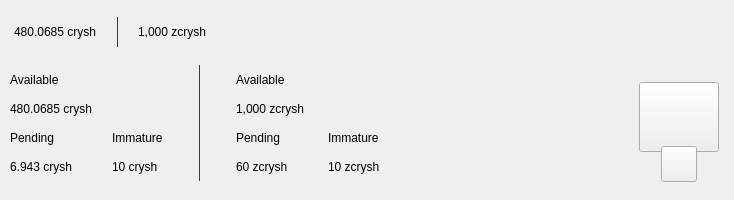
<?xml version="1.0" encoding="UTF-8"?>
<ui version="4.0">
 <class>TopBar</class>
 <widget class="QWidget" name="TopBar">
  <property name="geometry">
   <rect>
    <x>0</x>
    <y>0</y>
    <width>734</width>
    <height>200</height>
   </rect>
  </property>
  <property name="minimumSize">
   <size>
    <width>0</width>
    <height>200</height>
   </size>
  </property>
  <property name="maximumSize">
   <size>
    <width>16777215</width>
    <height>200</height>
   </size>
  </property>
  <property name="windowTitle">
   <string>Form</string>
  </property>
  <layout class="QVBoxLayout" name="verticalLayout_10" stretch="0">
   <property name="spacing">
    <number>0</number>
   </property>
   <property name="leftMargin">
    <number>0</number>
   </property>
   <property name="topMargin">
    <number>0</number>
   </property>
   <property name="rightMargin">
    <number>0</number>
   </property>
   <property name="bottomMargin">
    <number>0</number>
   </property>
   <item>
    <widget class="PFBorderImage" name="containerTop" native="true">
     <layout class="QVBoxLayout" name="verticalLayout_11">
      <property name="spacing">
       <number>0</number>
      </property>
      <property name="leftMargin">
       <number>0</number>
      </property>
      <property name="topMargin">
       <number>0</number>
      </property>
      <property name="rightMargin">
       <number>0</number>
      </property>
      <property name="bottomMargin">
       <number>0</number>
      </property>
      <item>
       <widget class="QWidget" name="top_container_2" native="true">
        <property name="minimumSize">
         <size>
          <width>0</width>
          <height>65</height>
         </size>
        </property>
        <layout class="QHBoxLayout" name="top_container">
         <property name="spacing">
          <number>0</number>
         </property>
         <property name="leftMargin">
          <number>14</number>
         </property>
         <property name="topMargin">
          <number>0</number>
         </property>
         <property name="rightMargin">
          <number>14</number>
         </property>
         <property name="bottomMargin">
          <number>0</number>
         </property>
         <item alignment="Qt::AlignVCenter">
          <widget class="QWidget" name="widgetTopAmount" native="true">
           <property name="sizePolicy">
            <sizepolicy hsizetype="Preferred" vsizetype="Maximum">
             <horstretch>0</horstretch>
             <verstretch>0</verstretch>
            </sizepolicy>
           </property>
           <layout class="QHBoxLayout" name="horizontalLayout_5">
            <property name="spacing">
             <number>0</number>
            </property>
            <property name="leftMargin">
             <number>0</number>
            </property>
            <property name="topMargin">
             <number>0</number>
            </property>
            <property name="rightMargin">
             <number>0</number>
            </property>
            <property name="bottomMargin">
             <number>0</number>
            </property>
            <item alignment="Qt::AlignTop">
             <widget class="QLabel" name="labelAmountTopcrysh">
              <property name="minimumSize">
               <size>
                <width>0</width>
                <height>36</height>
               </size>
              </property>
              <property name="styleSheet">
               <string notr="true">padding:0px;margin:0px;</string>
              </property>
              <property name="text">
               <string>480.0685 crysh</string>
              </property>
             </widget>
            </item>
            <item>
             <spacer name="horizontalSpacer_11">
              <property name="orientation">
               <enum>Qt::Horizontal</enum>
              </property>
              <property name="sizeType">
               <enum>QSizePolicy::Fixed</enum>
              </property>
              <property name="sizeHint" stdset="0">
               <size>
                <width>20</width>
                <height>20</height>
               </size>
              </property>
             </spacer>
            </item>
            <item alignment="Qt::AlignVCenter">
             <widget class="QLabel" name="label_16">
              <property name="minimumSize">
               <size>
                <width>1</width>
                <height>30</height>
               </size>
              </property>
              <property name="maximumSize">
               <size>
                <width>1</width>
                <height>30</height>
               </size>
              </property>
              <property name="styleSheet">
               <string notr="true">background-color:#b90010;
padding:0px;
border:none;</string>
              </property>
              <property name="text">
               <string/>
              </property>
             </widget>
            </item>
            <item>
             <spacer name="horizontalSpacer_12">
              <property name="orientation">
               <enum>Qt::Horizontal</enum>
              </property>
              <property name="sizeType">
               <enum>QSizePolicy::Fixed</enum>
              </property>
              <property name="sizeHint" stdset="0">
               <size>
                <width>20</width>
                <height>20</height>
               </size>
              </property>
             </spacer>
            </item>
            <item alignment="Qt::AlignTop">
             <widget class="QLabel" name="labelAmountTopzcrysh">
              <property name="minimumSize">
               <size>
                <width>0</width>
                <height>36</height>
               </size>
              </property>
              <property name="text">
               <string>1,000 zcrysh</string>
              </property>
             </widget>
            </item>
           </layout>
          </widget>
         </item>
         <item>
          <spacer name="horizontalSpacer">
           <property name="orientation">
            <enum>Qt::Horizontal</enum>
           </property>
           <property name="sizeHint" stdset="0">
            <size>
             <width>40</width>
             <height>20</height>
            </size>
           </property>
          </spacer>
         </item>
         <item>
          <layout class="QHBoxLayout" name="horizontalLayout_4">
           <property name="spacing">
            <number>12</number>
           </property>
           <property name="rightMargin">
            <number>0</number>
           </property>
           <item alignment="Qt::AlignRight">
            <widget class="QWidget" name="layoutSync" native="true">
             <property name="minimumSize">
              <size>
               <width>0</width>
               <height>36</height>
              </size>
             </property>
             <property name="maximumSize">
              <size>
               <width>16777215</width>
               <height>36</height>
              </size>
             </property>
             <layout class="QVBoxLayout" name="verticalLayout_9">
              <property name="leftMargin">
               <number>0</number>
              </property>
              <property name="topMargin">
               <number>0</number>
              </property>
              <property name="rightMargin">
               <number>0</number>
              </property>
              <property name="bottomMargin">
               <number>0</number>
              </property>
              <item>
               <widget class="ExpandableButton" name="pushButtonSync" native="true">
                <property name="minimumSize">
                 <size>
                  <width>36</width>
                  <height>36</height>
                 </size>
                </property>
                <property name="maximumSize">
                 <size>
                  <width>16777215</width>
                  <height>36</height>
                 </size>
                </property>
               </widget>
              </item>
             </layout>
            </widget>
           </item>
           <item>
            <widget class="ExpandableButton" name="pushButtonMint" native="true">
             <property name="minimumSize">
              <size>
               <width>36</width>
               <height>36</height>
              </size>
             </property>
            </widget>
           </item>
           <item>
            <widget class="ExpandableButton" name="pushButtonStack" native="true">
             <property name="minimumSize">
              <size>
               <width>36</width>
               <height>36</height>
              </size>
             </property>
            </widget>
           </item>
           <item>
            <widget class="ExpandableButton" name="pushButtonColdStaking" native="true">
             <property name="minimumSize">
              <size>
               <width>36</width>
               <height>36</height>
              </size>
             </property>
            </widget>
           </item>
           <item>
            <widget class="ExpandableButton" name="pushButtonConnection" native="true">
             <property name="minimumSize">
              <size>
               <width>36</width>
               <height>36</height>
              </size>
             </property>
            </widget>
           </item>
           <item>
            <widget class="ExpandableButton" name="pushButtonLock" native="true">
             <property name="sizePolicy">
              <sizepolicy hsizetype="Expanding" vsizetype="Expanding">
               <horstretch>0</horstretch>
               <verstretch>0</verstretch>
              </sizepolicy>
             </property>
             <property name="minimumSize">
              <size>
               <width>36</width>
               <height>0</height>
              </size>
             </property>
            </widget>
           </item>
           <item>
            <widget class="ExpandableButton" name="pushButtonTheme" native="true">
             <property name="minimumSize">
              <size>
               <width>36</width>
               <height>36</height>
              </size>
             </property>
             <property name="maximumSize">
              <size>
               <width>16777215</width>
               <height>36</height>
              </size>
             </property>
            </widget>
           </item>
           <item>
            <widget class="ExpandableButton" name="pushButtonFAQ" native="true">
             <property name="minimumSize">
              <size>
               <width>36</width>
               <height>36</height>
              </size>
             </property>
            </widget>
           </item>
          </layout>
         </item>
        </layout>
       </widget>
      </item>
      <item>
       <widget class="QWidget" name="bottom_container" native="true">
        <property name="minimumSize">
         <size>
          <width>0</width>
          <height>135</height>
         </size>
        </property>
        <layout class="QHBoxLayout" name="botton_container">
         <property name="leftMargin">
          <number>10</number>
         </property>
         <property name="topMargin">
          <number>0</number>
         </property>
         <property name="rightMargin">
          <number>10</number>
         </property>
         <property name="bottomMargin">
          <number>10</number>
         </property>
         <item>
          <layout class="QHBoxLayout" name="horizontalLayout_3">
           <property name="bottomMargin">
            <number>9</number>
           </property>
           <item>
            <layout class="QVBoxLayout" name="verticalLayout_7">
             <property name="spacing">
              <number>0</number>
             </property>
             <property name="leftMargin">
              <number>0</number>
             </property>
             <property name="rightMargin">
              <number>30</number>
             </property>
             <item>
              <layout class="QVBoxLayout" name="verticalLayout_2">
               <item>
                <widget class="QLabel" name="labelTitle1">
                 <property name="text">
                  <string>Available</string>
                 </property>
                </widget>
               </item>
               <item>
                <widget class="QLabel" name="labelAmountcrysh">
                 <property name="text">
                  <string>480.0685 crysh</string>
                 </property>
                </widget>
               </item>
              </layout>
             </item>
             <item>
              <layout class="QHBoxLayout" name="horizontalLayout_2">
               <property name="spacing">
                <number>0</number>
               </property>
               <item>
                <layout class="QVBoxLayout" name="verticalLayout_3">
                 <item>
                  <widget class="QLabel" name="labelTitle3">
                   <property name="text">
                    <string>Pending</string>
                   </property>
                  </widget>
                 </item>
                 <item>
                  <widget class="QLabel" name="labelPendingcrysh">
                   <property name="text">
                    <string>6.943 crysh</string>
                   </property>
                  </widget>
                 </item>
                </layout>
               </item>
               <item>
                <spacer name="horizontalSpacer_3">
                 <property name="orientation">
                  <enum>Qt::Horizontal</enum>
                 </property>
                 <property name="sizeType">
                  <enum>QSizePolicy::Fixed</enum>
                 </property>
                 <property name="sizeHint" stdset="0">
                  <size>
                   <width>40</width>
                   <height>20</height>
                  </size>
                 </property>
                </spacer>
               </item>
               <item>
                <layout class="QVBoxLayout" name="verticalLayout_4">
                 <item>
                  <widget class="QLabel" name="labelTitle4">
                   <property name="text">
                    <string>Immature</string>
                   </property>
                  </widget>
                 </item>
                 <item>
                  <widget class="QLabel" name="labelImmaturecrysh">
                   <property name="text">
                    <string>10 crysh</string>
                   </property>
                  </widget>
                 </item>
                </layout>
               </item>
              </layout>
             </item>
            </layout>
           </item>
           <item>
            <widget class="QLabel" name="label_9">
             <property name="minimumSize">
              <size>
               <width>1</width>
               <height>100</height>
              </size>
             </property>
             <property name="maximumSize">
              <size>
               <width>1</width>
               <height>16777215</height>
              </size>
             </property>
             <property name="styleSheet">
              <string notr="true">background-color:#b90010;
padding:0px;
border:none;</string>
             </property>
             <property name="text">
              <string/>
             </property>
            </widget>
           </item>
           <item>
            <layout class="QVBoxLayout" name="verticalLayout_8">
             <property name="spacing">
              <number>0</number>
             </property>
             <property name="leftMargin">
              <number>30</number>
             </property>
             <item>
              <layout class="QVBoxLayout" name="verticalLayout">
               <item>
                <widget class="QLabel" name="labelTitle2">
                 <property name="text">
                  <string>Available</string>
                 </property>
                </widget>
               </item>
               <item>
                <widget class="QLabel" name="labelAmountzcrysh">
                 <property name="text">
                  <string>1,000 zcrysh</string>
                 </property>
                </widget>
               </item>
              </layout>
             </item>
             <item>
              <layout class="QHBoxLayout" name="horizontalLayout">
               <property name="spacing">
                <number>0</number>
               </property>
               <item>
                <layout class="QVBoxLayout" name="verticalLayout_5">
                 <item>
                  <widget class="QLabel" name="labelTitle5">
                   <property name="text">
                    <string>Pending</string>
                   </property>
                  </widget>
                 </item>
                 <item>
                  <widget class="QLabel" name="labelPendingzcrysh">
                   <property name="text">
                    <string>60 zcrysh</string>
                   </property>
                  </widget>
                 </item>
                </layout>
               </item>
               <item>
                <spacer name="horizontalSpacer_4">
                 <property name="orientation">
                  <enum>Qt::Horizontal</enum>
                 </property>
                 <property name="sizeType">
                  <enum>QSizePolicy::Fixed</enum>
                 </property>
                 <property name="sizeHint" stdset="0">
                  <size>
                   <width>40</width>
                   <height>20</height>
                  </size>
                 </property>
                </spacer>
               </item>
               <item>
                <layout class="QVBoxLayout" name="verticalLayout_6">
                 <item>
                  <widget class="QLabel" name="labelTitle6">
                   <property name="text">
                    <string>Immature</string>
                   </property>
                  </widget>
                 </item>
                 <item>
                  <widget class="QLabel" name="labelImmaturezcrysh">
                   <property name="text">
                    <string>10 zcrysh</string>
                   </property>
                  </widget>
                 </item>
                </layout>
               </item>
              </layout>
             </item>
            </layout>
           </item>
          </layout>
         </item>
         <item>
          <spacer name="horizontalSpacer_2">
           <property name="orientation">
            <enum>Qt::Horizontal</enum>
           </property>
           <property name="sizeHint" stdset="0">
            <size>
             <width>40</width>
             <height>20</height>
            </size>
           </property>
          </spacer>
         </item>
         <item alignment="Qt::AlignHCenter|Qt::AlignVCenter">
          <widget class="QWidget" name="qrContainer" native="true">
           <property name="sizePolicy">
            <sizepolicy hsizetype="Preferred" vsizetype="Minimum">
             <horstretch>0</horstretch>
             <verstretch>0</verstretch>
            </sizepolicy>
           </property>
           <property name="minimumSize">
            <size>
             <width>90</width>
             <height>110</height>
            </size>
           </property>
           <property name="maximumSize">
            <size>
             <width>90</width>
             <height>110</height>
            </size>
           </property>
           <layout class="QVBoxLayout" name="containerQR">
            <property name="spacing">
             <number>0</number>
            </property>
            <property name="leftMargin">
             <number>5</number>
            </property>
            <property name="topMargin">
             <number>10</number>
            </property>
            <property name="rightMargin">
             <number>5</number>
            </property>
            <property name="bottomMargin">
             <number>0</number>
            </property>
            <item>
             <widget class="QPushButton" name="btnQr">
              <property name="minimumSize">
               <size>
                <width>70</width>
                <height>70</height>
               </size>
              </property>
              <property name="maximumSize">
               <size>
                <width>16777215</width>
                <height>70</height>
               </size>
              </property>
              <property name="focusPolicy">
               <enum>Qt::NoFocus</enum>
              </property>
              <property name="text">
               <string/>
              </property>
              <property name="iconSize">
               <size>
                <width>70</width>
                <height>70</height>
               </size>
              </property>
             </widget>
            </item>
            <item>
             <spacer name="verticalSpacer">
              <property name="orientation">
               <enum>Qt::Vertical</enum>
              </property>
              <property name="sizeType">
               <enum>QSizePolicy::Fixed</enum>
              </property>
              <property name="sizeHint" stdset="0">
               <size>
                <width>20</width>
                <height>20</height>
               </size>
              </property>
             </spacer>
            </item>
            <item alignment="Qt::AlignHCenter|Qt::AlignBottom">
             <widget class="QPushButton" name="pushButtonQR">
              <property name="minimumSize">
               <size>
                <width>36</width>
                <height>36</height>
               </size>
              </property>
              <property name="maximumSize">
               <size>
                <width>36</width>
                <height>36</height>
               </size>
              </property>
              <property name="focusPolicy">
               <enum>Qt::NoFocus</enum>
              </property>
              <property name="text">
               <string/>
              </property>
             </widget>
            </item>
           </layout>
          </widget>
         </item>
        </layout>
       </widget>
      </item>
     </layout>
    </widget>
   </item>
  </layout>
 </widget>
 <customwidgets>
  <customwidget>
   <class>ExpandableButton</class>
   <extends>QWidget</extends>
   <header>qt/cryshcoin/expandablebutton.h</header>
   <container>1</container>
  </customwidget>
  <customwidget>
   <class>PFBorderImage</class>
   <extends>QFrame</extends>
   <header>qt/cryshcoin/pfborderimage.h</header>
   <container>1</container>
  </customwidget>
 </customwidgets>
 <resources/>
 <connections/>
</ui>
